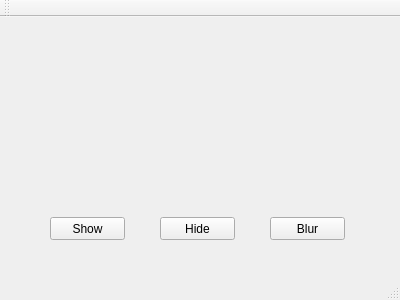
<?xml version="1.0" encoding="UTF-8"?>
<ui version="4.0">
 <class>MainWindow</class>
 <widget class="QMainWindow" name="MainWindow">
  <property name="geometry">
   <rect>
    <x>0</x>
    <y>0</y>
    <width>400</width>
    <height>300</height>
   </rect>
  </property>
  <property name="windowTitle">
   <string>MainWindow</string>
  </property>
  <widget class="QWidget" name="centralWidget">
   <widget class="QPushButton" name="ShowBtn">
    <property name="geometry">
     <rect>
      <x>50</x>
      <y>200</y>
      <width>75</width>
      <height>23</height>
     </rect>
    </property>
    <property name="text">
     <string>Show</string>
    </property>
   </widget>
   <widget class="QPushButton" name="HideBtn">
    <property name="geometry">
     <rect>
      <x>160</x>
      <y>200</y>
      <width>75</width>
      <height>23</height>
     </rect>
    </property>
    <property name="text">
     <string>Hide</string>
    </property>
   </widget>
   <widget class="QPushButton" name="BlurBtn">
    <property name="geometry">
     <rect>
      <x>270</x>
      <y>200</y>
      <width>75</width>
      <height>23</height>
     </rect>
    </property>
    <property name="text">
     <string>Blur</string>
    </property>
   </widget>
  </widget>
  <widget class="QMenuBar" name="menuBar">
   <property name="geometry">
    <rect>
     <x>0</x>
     <y>0</y>
     <width>400</width>
     <height>21</height>
    </rect>
   </property>
  </widget>
  <widget class="QToolBar" name="mainToolBar">
   <attribute name="toolBarArea">
    <enum>TopToolBarArea</enum>
   </attribute>
   <attribute name="toolBarBreak">
    <bool>false</bool>
   </attribute>
  </widget>
  <widget class="QStatusBar" name="statusBar"/>
 </widget>
 <layoutdefault spacing="6" margin="11"/>
 <resources/>
 <connections/>
</ui>
